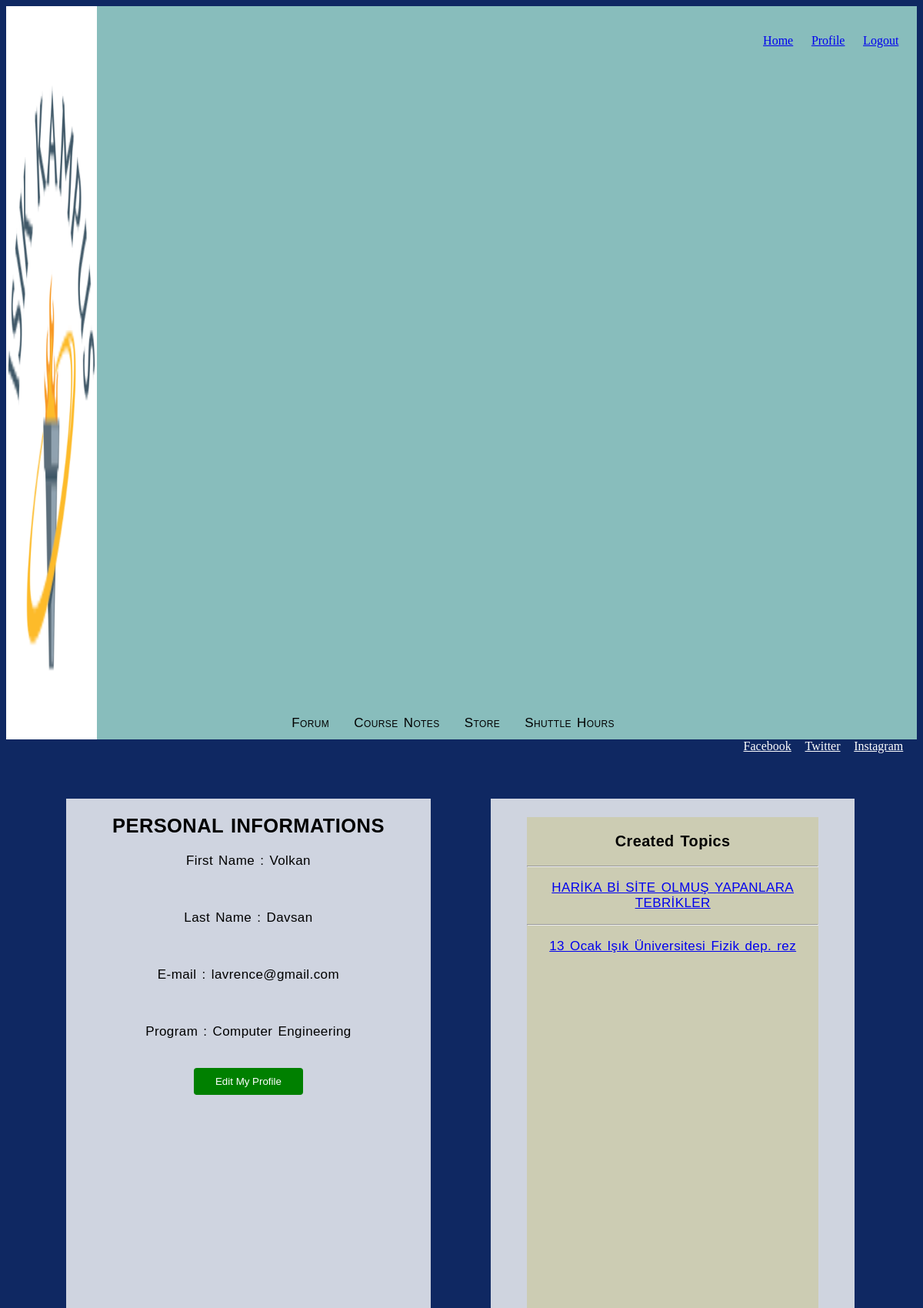
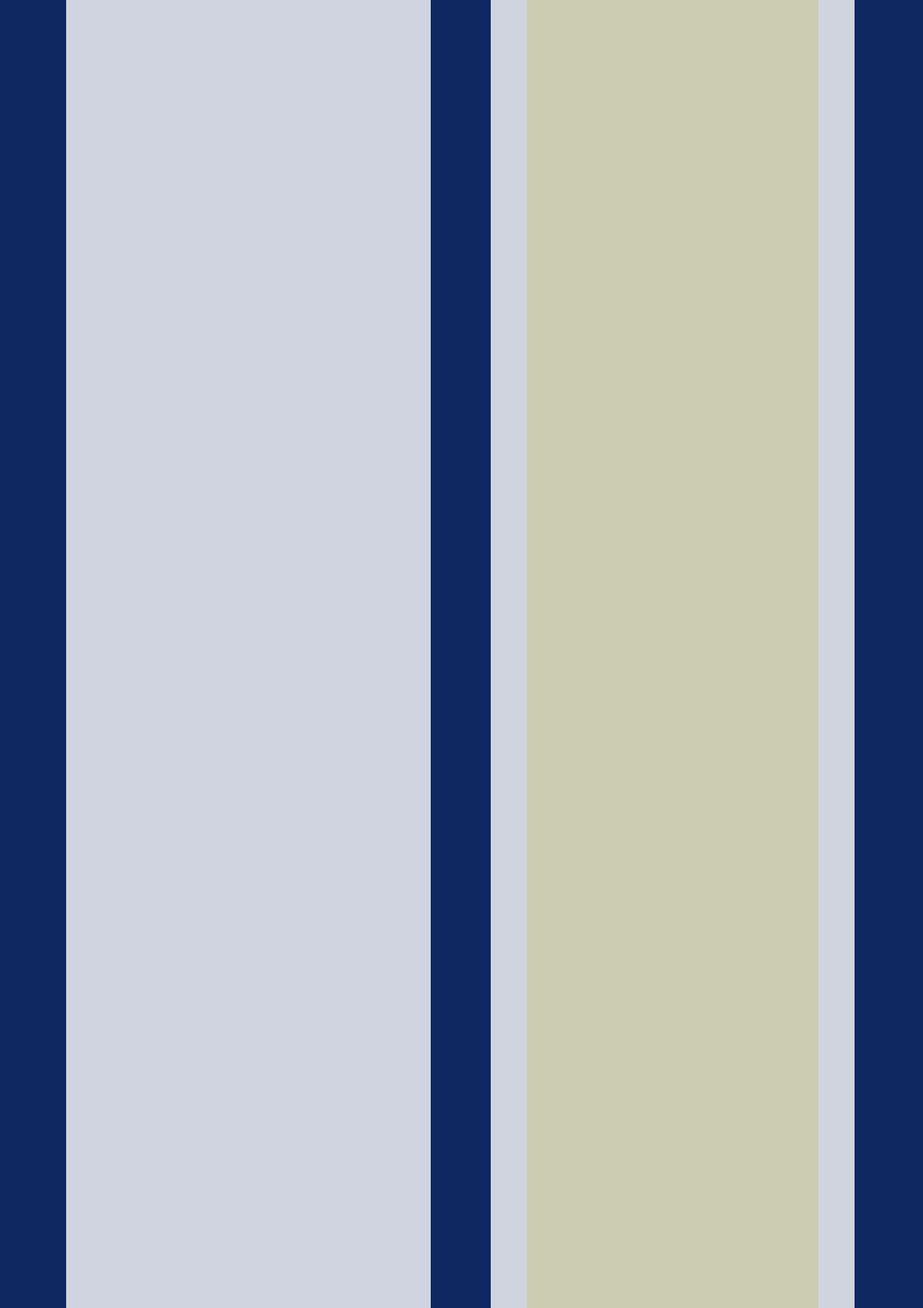
The app's page /profile/ (signed in, upper part) with its own data (2 pictures, top to bottom).
### blog/models.py (models this page shows, shortened)
class User(models.Model):
    firstname = models.CharField(max_length=30)
    lastname = models.CharField(max_length=30)
    username = models.CharField(primary_key=True, max_length=20)
    password = models.CharField(max_length=20)
    email = models.EmailField(max_length=40)
    gender = models.CharField(max_length=29, choices=GENDERR_CHOICES, default='male')
    program = models.CharField(max_length=29, choices=PROGRAM_CHOICES, default='comp')
    isAdmin = models.BooleanField(default=False)

class Post(models.Model):
    username = models.ForeignKey(User, on_delete=models.CASCADE)
    topic = models.CharField(primary_key=True, max_length=40)
    text = models.TextField()
    type = models.CharField(max_length=29, choices=TOPIC_CHOICES, default='type')
    publishDate = models.DateTimeField()
    def __str__(self):
        return self.topic

### blog/views.py (the view)
# urls.py: path('profile/', views.Profile, name='profile'),
def Profile(request):
    username = request.session['username']
    user = get_object_or_404(User, username=username)
    posts = Post.objects.filter(username=username)
    replies = Reply.objects.filter(username=username)
    purchases = Purchase.objects.filter(username=username)
    return render(request, 'blog/Profile.html',
                  {'user': user, 'purchases': purchases, 'replies': replies, 'posts': posts})

### blog/templates/blog/Profile.html (shortened to what this page needs)
{% extends 'blog/base.html' %}
{% load static %}
{% block content %}
    <div class="prof" id="demoFont" style="margin-top: 6.5%;">
        <h2 class="headerP" >PERSONAL INFORMATIONS</h2>
        <p>First Name : {{ user.firstname }}</p> <br>
        <p>Last Name : {{ user.lastname }} </p> <br>
        <p>E-mail : {{ user.email }}</p> <br>
        <p>Program : {{ user.program }}</p> <br>
            <a href={% url 'editProfile' %}><button class="profile" id="edit">Edit My Profile</button></a>
    </div>
    {% if not user.isAdmin %}
    <div class="prof" id="forumProfile">
        <div class="lists" id="demoFont">
            <h3 class="headerP">Created Topics</h3>
            {% for Post in posts %}
                <hr/>
                <a href={% url 'post_detail' pk=Post.pk %}><p>{{ Post.topic }}</p></a>
            {% endfor %}
        </div>
    </div>
    {% endif %}
{% endblock %}

### blog/static/css/style.css (style rules this page uses)
body { background-color: #0f2862; }
#demoFont { font-family: "Comic Sans MS", cursive, sans-serif; font-size: 17px; letter-spacing: 0.4px; word-spacing: 2px; color: #000000; font-weight: 500; text-decoration: none; font-style: normal; font-variant: normal; text-transform: none; text-align: center; }
.prof { float: left; width: 40%; height: 70vh; margin-left: 6.6%; margin-top: 5%; background-color: rgba(255, 255, 255, 0.8); }
.lists { width: 80%; height: 70%; background-color: grey; margin-top: 5%; margin-left: 10%; overflow-y: scroll; background-color: #ccccb3; }
#forumProfile { overflow-y: scroll; }
#edit { width: 30%; background-color: green; color: white; padding: 10px 15px; border: none; border-radius: 4px; cursor: pointer; }

### records on screen
User: firstname "Volkan", lastname "Davsan", email "lavrence@gmail.com", program "Computer Engineering"
Post: topic "HARİKA Bİ SİTE OLMUŞ YAPANLARA TEBRİKLER"
Post: topic "13 Ocak Işık Üniversitesi Fizik dep. rez"
